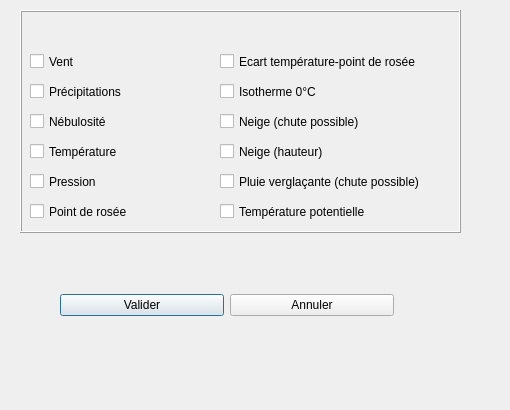
<ui version="4.0" >
 <class>GribLoadDialog</class>
 <widget class="QDialog" name="GribLoadDialog" >
  <property name="geometry" >
   <rect>
    <x>0</x>
    <y>0</y>
    <width>510</width>
    <height>410</height>
   </rect>
  </property>
  <property name="windowTitle" >
   <string>Réglages des Météotables</string>
  </property>
  <widget class="QFrame" name="frame" >
   <property name="geometry" >
    <rect>
     <x>20</x>
     <y>10</y>
     <width>441</width>
     <height>223</height>
    </rect>
   </property>
   <property name="autoFillBackground" >
    <bool>false</bool>
   </property>
   <property name="frameShape" >
    <enum>QFrame::Box</enum>
   </property>
   <property name="frameShadow" >
    <enum>QFrame::Raised</enum>
   </property>
   <widget class="QCheckBox" name="cbWind" >
    <property name="geometry" >
     <rect>
      <x>10</x>
      <y>40</y>
      <width>55</width>
      <height>23</height>
     </rect>
    </property>
    <property name="text" >
     <string>Vent</string>
    </property>
   </widget>
   <widget class="QCheckBox" name="cbRain" >
    <property name="geometry" >
     <rect>
      <x>10</x>
      <y>70</y>
      <width>108</width>
      <height>23</height>
     </rect>
    </property>
    <property name="text" >
     <string>Précipitations</string>
    </property>
   </widget>
   <widget class="QCheckBox" name="cbClouds" >
    <property name="geometry" >
     <rect>
      <x>10</x>
      <y>100</y>
      <width>90</width>
      <height>23</height>
     </rect>
    </property>
    <property name="text" >
     <string>Nébulosité</string>
    </property>
   </widget>
   <widget class="QCheckBox" name="cbTemperature" >
    <property name="geometry" >
     <rect>
      <x>10</x>
      <y>130</y>
      <width>101</width>
      <height>23</height>
     </rect>
    </property>
    <property name="text" >
     <string>Température</string>
    </property>
   </widget>
   <widget class="QCheckBox" name="cbPressure" >
    <property name="geometry" >
     <rect>
      <x>10</x>
      <y>160</y>
      <width>80</width>
      <height>23</height>
     </rect>
    </property>
    <property name="text" >
     <string>Pression</string>
    </property>
   </widget>
   <widget class="QCheckBox" name="cbDewPoint" >
    <property name="geometry" >
     <rect>
      <x>10</x>
      <y>190</y>
      <width>141</width>
      <height>23</height>
     </rect>
    </property>
    <property name="text" >
     <string>Point de rosée</string>
    </property>
   </widget>
   <widget class="QCheckBox" name="cbDiffDewPointTemperature" >
    <property name="geometry" >
     <rect>
      <x>200</x>
      <y>40</y>
      <width>231</width>
      <height>23</height>
     </rect>
    </property>
    <property name="text" >
     <string>Ecart température-point de rosée</string>
    </property>
   </widget>
   <widget class="QCheckBox" name="cbIsotherm0" >
    <property name="geometry" >
     <rect>
      <x>200</x>
      <y>70</y>
      <width>231</width>
      <height>23</height>
     </rect>
    </property>
    <property name="text" >
     <string>Isotherme 0°C</string>
    </property>
   </widget>
   <widget class="QCheckBox" name="cbSnowRisk" >
    <property name="geometry" >
     <rect>
      <x>200</x>
      <y>100</y>
      <width>231</width>
      <height>23</height>
     </rect>
    </property>
    <property name="text" >
     <string>Neige (chute possible)</string>
    </property>
   </widget>
   <widget class="QCheckBox" name="cbSnowDepth" >
    <property name="geometry" >
     <rect>
      <x>200</x>
      <y>130</y>
      <width>231</width>
      <height>23</height>
     </rect>
    </property>
    <property name="text" >
     <string>Neige (hauteur)</string>
    </property>
   </widget>
   <widget class="QCheckBox" name="cbFrozenRainRisk" >
    <property name="geometry" >
     <rect>
      <x>200</x>
      <y>160</y>
      <width>231</width>
      <height>23</height>
     </rect>
    </property>
    <property name="text" >
     <string>Pluie verglaçante (chute possible)</string>
    </property>
   </widget>
   <widget class="QCheckBox" name="cbDiffDewPointTemperature_2" >
    <property name="geometry" >
     <rect>
      <x>200</x>
      <y>190</y>
      <width>231</width>
      <height>23</height>
     </rect>
    </property>
    <property name="text" >
     <string>Température potentielle</string>
    </property>
   </widget>
  </widget>
  <widget class="QWidget" name="layoutWidget" >
   <property name="geometry" >
    <rect>
     <x>60</x>
     <y>290</y>
     <width>334</width>
     <height>30</height>
    </rect>
   </property>
   <layout class="QHBoxLayout" >
    <item>
     <widget class="QPushButton" name="btOK" >
      <property name="text" >
       <string>Valider</string>
      </property>
     </widget>
    </item>
    <item>
     <widget class="QPushButton" name="btCancel" >
      <property name="text" >
       <string>Annuler</string>
      </property>
     </widget>
    </item>
   </layout>
  </widget>
 </widget>
 <resources/>
 <connections/>
</ui>
